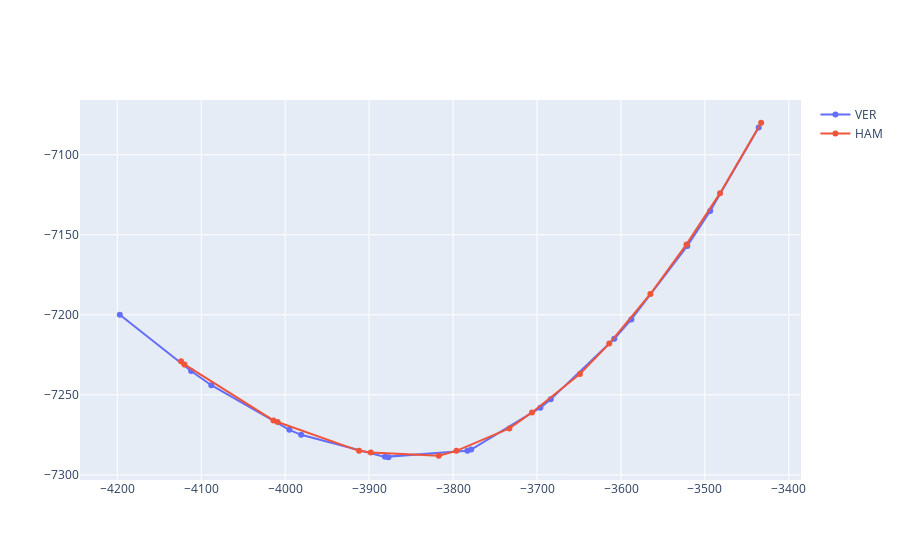

Notebook source saved alongside this figure:
### Code cell
ham_lap = session.laps.pick_driver("HAM").pick_fastest()
ham_telemetry = ham_lap.telemetry
ham_telemetry_foo = ham_telemetry.loc[(ham_telemetry['Distance'] > 800) &
                                      (ham_telemetry['Distance'] < 890)]

data = [
    go.Scatter(x=foo["X"], y=foo["Y"],
               name='VER'),
    go.Scatter(x=ham_telemetry_foo["X"], y=ham_telemetry_foo["Y"],
               name='HAM'),

]
fig = go.Figure(data=data)
# fig.show()

# fig = px.line(foo, x="X", y="Y")

fig.show()

### Figure 1 — Plotly figure (JSON) as saved in the notebook; plotly's stock layout.template omitted (floating-point values rounded to 4 significant figures)
{"data": [{"name": "VER", "type": "scatter", "x": [-3436, -3494.0, -3521, -3588.0, -3608, -3684.0, -3696, -3779.0, -3783, -3877, -3881.0, -3981, -3995.0, -4088, -4112.0, -4197], "y": [-7083, -7135.0, -7157, -7203.0, -7215, -7253.0, -7258, -7284.0, -7285, -7289, -7289.0, -7275, -7272.0, -7244, -7235.0, -7200]}, {"name": "HAM", "type": "scatter", "x": [-3433, -3482, -3522, -3565, -3614, -3649, -3706, -3733, -3796, -3817, -3898, -3912, -4009, -4014, -4120, -4124], "y": [-7080, -7124, -7156, -7187, -7218, -7237, -7261, -7271, -7285, -7288, -7286, -7285, -7267, -7266, -7231, -7229]}], "layout": {}}
